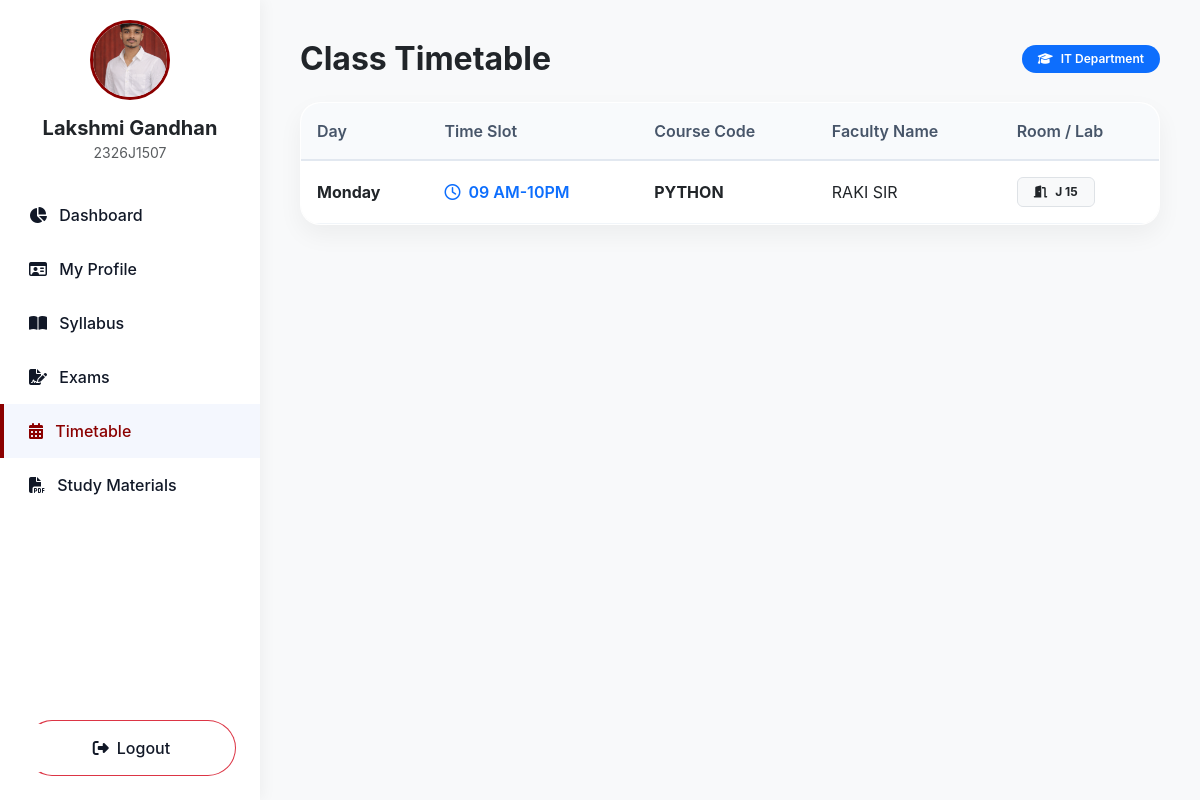
Page /student/timetable (signed in) on the committed database.
### models.py (models this page shows, shortened)
class Student(SQLModel, table=True):
    id: Optional[int] = Field(default=None, primary_key=True)
    name: str = Field(index=True)
    roll_no: str = Field(unique=True, index=True)
    year: str
    umis_id: str = Field(unique=True, index=True)
    dob: str
    gender: str
    blood_group: str
    hostel_status: str
    community: str
    scholarship_status: str
    attendance_percentage: float = 0.0
    last_sem_percentage: float = 0.0
    photo: Optional[str] = None
    password_hash: str
    created_at: datetime = Field(default_factory=datetime.utcnow)
    encrypted_aadhaar: Optional[str] = None
    encrypted_student_phone: Optional[str] = None
    encrypted_parent_phone: Optional[str] = None
    encrypted_address: Optional[str] = None
    @property
    def aadhaar(self) -> str:
        return decrypt_data(self.encrypted_aadhaar)
    @property
    def student_phone(self) -> str:
        return decrypt_data(self.encrypted_student_phone)
    @property
    def parent_phone(self) -> str:
        return decrypt_data(self.encrypted_parent_phone)
    @property
    def address(self) -> str:
        return decrypt_data(self.encrypted_address)

class TimeTable(SQLModel, table=True):
    id: Optional[int] = Field(default=None, primary_key=True)
    day_of_week: str
    time_slot: str
    course_code: str
    faculty_name: str
    room_no: str

### routers/student_dashboard.py (the view)
@router.get("/timetable")
def student_timetable(request: Request, db: Session = Depends(get_session)):
    student = get_current_student(request, db)
    if not student:
        from fastapi.responses import RedirectResponse
        return RedirectResponse("/student-auth/login")
    timetable = db.exec(select(TimeTable)).all()
    return templates.TemplateResponse("student/timetable.html", {"request": request, "student": student, "timetable": timetable})

### templates/student/timetable.html
{% extends "student/student_base.html" %}
{% block header %}Class Timetable{% endblock %}
{% block content %}
<div class="glass-card p-0 mb-4 overflow-hidden">
    <div class="table-responsive table-glass">
        <table class="table table-hover mb-0">
            <thead class="table-light">
                <tr>
                    <th>Day</th>
                    <th>Time Slot</th>
                    <th>Course Code</th>
                    <th>Faculty Name</th>
                    <th>Room / Lab</th>
                </tr>
            </thead>
            <tbody>
                {% for entry in timetable %}
                <tr>
                    <td class="fw-bold text-dark">{{ entry.day_of_week }}</td>
                    <td class="fw-semibold text-primary"><i class="fa-regular fa-clock me-2"></i>{{ entry.time_slot }}</td>
                    <td class="fw-bold">{{ entry.course_code }}</td>
                    <td>{{ entry.faculty_name }}</td>
                    <td><span class="badge bg-light text-dark border px-3 py-2"><i class="fa-solid fa-door-open me-2"></i>{{ entry.room_no }}</span></td>
                </tr>
                {% else %}
                <tr><td colspan="5" class="text-center py-5 text-muted">Timetable not available yet.</td></tr>
                {% endfor %}
            </tbody>
        </table>
    </div>
</div>
{% endblock %}

### templates/student/student_base.html (shortened to what this page needs)
<!DOCTYPE html>
<html lang="en">
<head>
    <link href="https://cdn.jsdelivr.net/npm/bootstrap@5.3.0/dist/css/bootstrap.min.css" rel="stylesheet">
    <link rel="stylesheet" href="/static/css/style.css">
    <link rel="stylesheet" href="https://cdnjs.cloudflare.com/ajax/libs/font-awesome/6.4.0/css/all.min.css">
</head>
<body>
    <div class="wrapper">
        <nav class="sidebar">
            <div class="px-4 mb-4 text-center">
                {% if student.photo %}
                <img src="/{{ student.photo }}" class="rounded-circle mb-3" style="width: 80px; height: 80px; object-fit: cover; border: 3px solid var(--primary-blue);" alt="Profile">
                {% else %}
                <div class="rounded-circle bg-light d-flex align-items-center justify-content-center mx-auto mb-3" style="width: 80px; height: 80px; border: 3px solid var(--primary-blue);">
                    <i class="fa-solid fa-user fa-2x text-muted"></i>
                </div>
                {% endif %}
                <h5 class="fw-bold text-dark mb-0">{{ student.name }}</h5>
                <small class="text-muted">{{ student.roll_no }}</small>
            </div>
            <a href="/student/dashboard" class="{{ 'active' if request.url.path == '/student/dashboard' else '' }}">
                <i class="fa-solid fa-chart-pie me-2"></i> Dashboard
            </a>
            <a href="/student/profile" class="{{ 'active' if request.url.path == '/student/profile' else '' }}">
                <i class="fa-regular fa-id-card me-2"></i> My Profile
            </a>
            <a href="/student/syllabus" class="{{ 'active' if request.url.path == '/student/syllabus' else '' }}">
                <i class="fa-solid fa-book-open me-2"></i> Syllabus
            </a>
            <a href="/student/exams" class="{{ 'active' if request.url.path == '/student/exams' else '' }}">
                <i class="fa-solid fa-file-signature me-2"></i> Exams
            </a>
            <a href="/student/timetable" class="{{ 'active' if request.url.path == '/student/timetable' else '' }}">
                <i class="fa-solid fa-calendar-days me-2"></i> Timetable
            </a>
            <a href="/student/materials" class="{{ 'active' if request.url.path == '/student/materials' else '' }}">
                <i class="fa-solid fa-file-pdf me-2"></i> Study Materials
            </a>
            <div class="mt-auto p-4">
                <a href="/student-auth/logout" class="btn btn-outline-danger w-100 rounded-pill">
                    <i class="fa-solid fa-right-from-bracket me-2"></i>Logout
                </a>
            </div>
        </nav>
        <main class="main-content bg-light">
            <div class="d-flex justify-content-between align-items-center mb-4">
                <h2 class="fw-bold text-dark mb-0">{% block header %}Welcome back!{% endblock %}</h2>
                <div class="d-flex align-items-center">
                    <span class="badge bg-primary rounded-pill px-3 py-2 fw-semibold"><i class="fa-solid fa-graduation-cap me-2"></i>IT Department</span>
                </div>
            </div>
            {% block content %}{% endblock %}
        </main>
    </div>
</body>
</html>

### static/css/style.css (style rules this page uses)
:root { --bg-color: #F5F7FA; --primary-blue: #8B0000; --dark-header: #0F172A; --grad-start: #8B0000; --grad-end: #A61B1B; --text-main: #111827; --card-bg: #FFFFFF; --shadow-soft: 0 10px 25px rgba(0, 0, 0, 0.05); --shadow-hover: 0 20px 40px rgba(0, 0, 0, 0.1); --radius-card: 20px; --radius-btn: 12px; }
body { font-family: -apple-system, BlinkMacSystemFont, "Segoe UI", Roboto, Helvetica, Arial, sans-serif, "Apple Color Emoji", "Segoe UI Emoji", "Segoe UI Symbol"; background-color: var(--bg-color); color: var(--text-main); -webkit-font-smoothing: antialiased; min-height: 100vh; margin: 0; padding: 0; }
.glass-card { background: var(--card-bg); border-radius: var(--radius-card); box-shadow: var(--shadow-soft); border: 1px solid rgba(255, 255, 255, 0.5); transition: transform 0.3s cubic-bezier(0.4, 0, 0.2, 1), box-shadow 0.3s ease; overflow: hidden; }
.wrapper { display: flex; min-height: 100vh; }
.sidebar { width: 260px; background: var(--card-bg); box-shadow: 2px 0 15px rgba(0,0,0,0.05); display: flex; flex-direction: column; padding-top: 20px; position: sticky; top: 0; height: 100vh; }
.sidebar a { padding: 15px 25px; color: var(--text-main); text-decoration: none; font-weight: 500; transition: background 0.2s; border-left: 4px solid transparent; }
.sidebar a:hover, .sidebar a.active { background: rgba(37, 99, 235, 0.05); border-left-color: var(--primary-blue); color: var(--primary-blue); }
.main-content { flex-grow: 1; padding: 40px; }
.table-glass { background: var(--card-bg); border-radius: var(--radius-card); overflow: hidden; box-shadow: var(--shadow-soft); }
.table-glass th { background: #f8fafc; color: #475569; font-weight: 600; border-bottom: 2px solid #e2e8f0; padding: 16px; }
.table-glass td { padding: 16px; vertical-align: middle; border-bottom: 1px solid #f1f5f9; }

### rows in the picture
Student: photo (picture), name "Lakshmi Gandhan", roll_no "2326J1507"
TimeTable: day_of_week "Monday", time_slot "09 AM-10PM", course_code "PYTHON", faculty_name "RAKI SIR", room_no "J 15"
